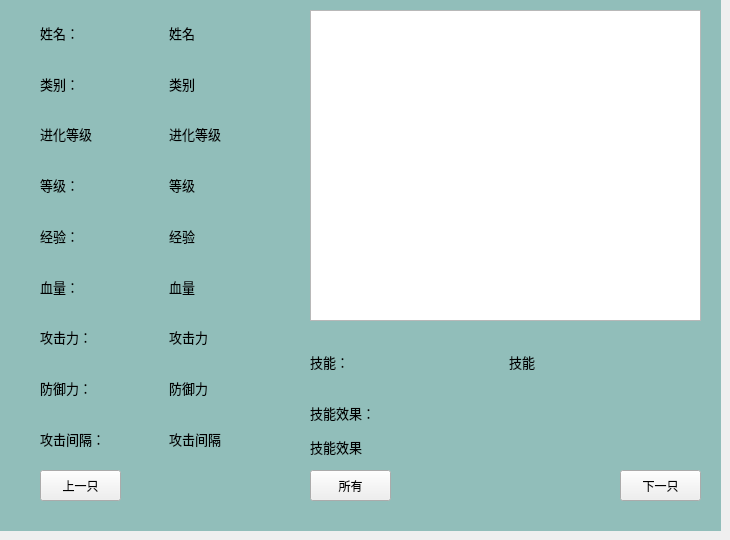
     <widget class="QWidget" name="bag_2">
      <attribute name="title">
       <string>背包</string>
      </attribute>
      <widget class="QGraphicsView" name="pic_2">
       <property name="geometry">
        <rect>
         <x>310</x>
         <y>10</y>
         <width>391</width>
         <height>311</height>
        </rect>
       </property>
       <property name="styleSheet">
        <string notr="true"/>
       </property>
      </widget>
      <widget class="QWidget" name="layoutWidget_3">
       <property name="geometry">
        <rect>
         <x>310</x>
         <y>330</y>
         <width>391</width>
         <height>131</height>
        </rect>
       </property>
       <layout class="QVBoxLayout" name="verticalLayout_4">
        <item>
         <layout class="QHBoxLayout" name="horizontalLayout_11">
          <item>
           <widget class="QLabel" name="label_16">
            <property name="font">
             <font>
              <family>Agency FB</family>
              <pointsize>10</pointsize>
              <italic>false</italic>
              <bold>false</bold>
             </font>
            </property>
            <property name="styleSheet">
             <string notr="true">font: 10pt &quot;Agency FB&quot;;</string>
            </property>
            <property name="text">
             <string>技能：</string>
            </property>
           </widget>
          </item>
          <item>
           <widget class="QLabel" name="skill_name_2">
            <property name="font">
             <font>
              <family>Agency FB</family>
              <pointsize>10</pointsize>
              <italic>false</italic>
              <bold>false</bold>
             </font>
            </property>
            <property name="styleSheet">
             <string notr="true">font: 10pt &quot;Agency FB&quot;;</string>
            </property>
            <property name="text">
             <string>技能</string>
            </property>
           </widget>
          </item>
         </layout>
        </item>
        <item>
         <layout class="QVBoxLayout" name="verticalLayout_5">
          <item>
           <widget class="QLabel" name="label_17">
            <property name="font">
             <font>
              <family>Agency FB</family>
              <pointsize>10</pointsize>
              <italic>false</italic>
              <bold>false</bold>
             </font>
            </property>
            <property name="styleSheet">
             <string notr="true">font: 10pt &quot;Agency FB&quot;;</string>
            </property>
            <property name="text">
             <string>技能效果：</string>
            </property>
           </widget>
          </item>
          <item>
           <widget class="QLabel" name="skill_effect_2">
            <property name="font">
             <font>
              <family>Agency FB</family>
              <pointsize>10</pointsize>
              <italic>false</italic>
              <bold>false</bold>
             </font>
            </property>
            <property name="styleSheet">
             <string notr="true">font: 10pt &quot;Agency FB&quot;;</string>
            </property>
            <property name="text">
             <string>技能效果</string>
            </property>
           </widget>
          </item>
         </layout>
        </item>
       </layout>
      </widget>
      <widget class="QWidget" name="layoutWidget_4">
       <property name="geometry">
        <rect>
         <x>40</x>
         <y>10</y>
         <width>251</width>
         <height>451</height>
        </rect>
       </property>
       <property name="font">
        <font>
         <pointsize>12</pointsize>
        </font>
       </property>
       <layout class="QVBoxLayout" name="verticalLayout_6">
        <item>
         <layout class="QHBoxLayout" name="horizontalLayout_12">
          <item>
           <widget class="QLabel" name="label_6">
            <property name="font">
             <font>
              <family>Agency FB</family>
              <pointsize>10</pointsize>
              <italic>false</italic>
              <bold>false</bold>
             </font>
            </property>
            <property name="styleSheet">
             <string notr="true">font: 10pt &quot;Agency FB&quot;;</string>
            </property>
            <property name="text">
             <string>姓名：</string>
            </property>
           </widget>
          </item>
          <item>
           <widget class="QLabel" name="name_2">
            <property name="font">
             <font>
              <family>Agency FB</family>
              <pointsize>10</pointsize>
              <italic>false</italic>
              <bold>false</bold>
             </font>
            </property>
            <property name="styleSheet">
             <string notr="true">font: 10pt &quot;Agency FB&quot;;</string>
            </property>
            <property name="text">
             <string>姓名</string>
            </property>
           </widget>
          </item>
         </layout>
        </item>
        <item>
         <layout class="QHBoxLayout" name="horizontalLayout_13">
          <item>
           <widget class="QLabel" name="label_7">
            <property name="font">
             <font>
              <family>Agency FB</family>
              <pointsize>10</pointsize>
              <italic>false</italic>
              <bold>false</bold>
             </font>
            </property>
            <property name="styleSheet">
             <string notr="true">font: 10pt &quot;Agency FB&quot;;</string>
            </property>
            <property name="text">
             <string>类别：</string>
            </property>
           </widget>
          </item>
          <item>
           <widget class="QLabel" name="type_2">
            <property name="font">
             <font>
              <family>Agency FB</family>
              <pointsize>10</pointsize>
              <italic>false</italic>
              <bold>false</bold>
             </font>
            </property>
            <property name="styleSheet">
             <string notr="true">font: 10pt &quot;Agency FB&quot;;</string>
            </property>
            <property name="text">
             <string>类别</string>
            </property>
           </widget>
          </item>
         </layout>
        </item>
        <item>
         <layout class="QHBoxLayout" name="horizontalLayout_14">
          <item>
           <widget class="QLabel" name="label_9">
            <property name="font">
             <font>
              <family>Agency FB</family>
              <pointsize>10</pointsize>
              <italic>false</italic>
              <bold>false</bold>
             </font>
            </property>
            <property name="styleSheet">
             <string notr="true">font: 10pt &quot;Agency FB&quot;;</string>
            </property>
            <property name="text">
             <string>进化等级</string>
            </property>
           </widget>
          </item>
          <item>
           <widget class="QLabel" name="evolution_2">
            <property name="font">
             <font>
              <family>Agency FB</family>
              <pointsize>10</pointsize>
              <italic>false</italic>
              <bold>false</bold>
             </font>
            </property>
            <property name="styleSheet">
             <string notr="true">font: 10pt &quot;Agency FB&quot;;</string>
            </property>
            <property name="text">
             <string>进化等级</string>
            </property>
           </widget>
          </item>
         </layout>
        </item>
        <item>
         <layout class="QHBoxLayout" name="horizontalLayout_15">
          <item>
           <widget class="QLabel" name="label_13">
            <property name="font">
             <font>
              <family>Agency FB</family>
              <pointsize>10</pointsize>
              <italic>false</italic>
              <bold>false</bold>
             </font>
            </property>
            <property name="styleSheet">
             <string notr="true">font: 10pt &quot;Agency FB&quot;;</string>
            </property>
            <property name="text">
             <string>等级：</string>
            </property>
           </widget>
          </item>
          <item>
           <widget class="QLabel" name="level_2">
            <property name="font">
             <font>
              <family>Agency FB</family>
              <pointsize>10</pointsize>
              <italic>false</italic>
              <bold>false</bold>
             </font>
            </property>
            <property name="styleSheet">
             <string notr="true">font: 10pt &quot;Agency FB&quot;;</string>
            </property>
            <property name="text">
             <string>等级</string>
            </property>
           </widget>
          </item>
         </layout>
        </item>
        <item>
         <layout class="QHBoxLayout" name="horizontalLayout_16">
          <item>
           <widget class="QLabel" name="label_18">
            <property name="font">
             <font>
              <family>Agency FB</family>
              <pointsize>10</pointsize>
              <italic>false</italic>
              <bold>false</bold>
             </font>
            </property>
            <property name="styleSheet">
             <string notr="true">font: 10pt &quot;Agency FB&quot;;</string>
            </property>
            <property name="text">
             <string>经验：</string>
            </property>
           </widget>
          </item>
          <item>
           <widget class="QLabel" name="exp_2">
            <property name="font">
             <font>
              <family>Agency FB</family>
              <pointsize>10</pointsize>
              <italic>false</italic>
              <bold>false</bold>
             </font>
            </property>
            <property name="styleSheet">
             <string notr="true">font: 10pt &quot;Agency FB&quot;;</string>
            </property>
            <property name="text">
             <string>经验</string>
            </property>
           </widget>
          </item>
         </layout>
        </item>
        <item>
         <layout class="QHBoxLayout" name="horizontalLayout_17">
          <item>
           <widget class="QLabel" name="label_19">
            <property name="font">
             <font>
              <family>Agency FB</family>
              <pointsize>10</pointsize>
              <italic>false</italic>
              <bold>false</bold>
             </font>
            </property>
            <property name="styleSheet">
             <string notr="true">font: 10pt &quot;Agency FB&quot;;</string>
            </property>
            <property name="text">
             <string>血量：</string>
            </property>
           </widget>
          </item>
          <item>
           <widget class="QLabel" name="hp_2">
            <property name="font">
             <font>
              <family>Agency FB</family>
              <pointsize>10</pointsize>
              <italic>false</italic>
              <bold>false</bold>
             </font>
            </property>
            <property name="styleSheet">
             <string notr="true">font: 10pt &quot;Agency FB&quot;;</string>
            </property>
            <property name="text">
             <string>血量</string>
            </property>
           </widget>
          </item>
         </layout>
        </item>
        <item>
         <layout class="QHBoxLayout" name="horizontalLayout_18">
          <item>
           <widget class="QLabel" name="label_20">
            <property name="font">
             <font>
              <family>Agency FB</family>
              <pointsize>10</pointsize>
              <italic>false</italic>
              <bold>false</bold>
             </font>
            </property>
            <property name="styleSheet">
             <string notr="true">font: 10pt &quot;Agency FB&quot;;</string>
            </property>
            <property name="text">
             <string>攻击力：</string>
            </property>
           </widget>
          </item>
          <item>
           <widget class="QLabel" name="attack_2">
            <property name="font">
             <font>
              <family>Agency FB</family>
              <pointsize>10</pointsize>
              <italic>false</italic>
              <bold>false</bold>
             </font>
            </property>
            <property name="styleSheet">
             <string notr="true">font: 10pt &quot;Agency FB&quot;;</string>
            </property>
            <property name="text">
             <string>攻击力</string>
            </property>
           </widget>
          </item>
         </layout>
        </item>
        <item>
         <layout class="QHBoxLayout" name="horizontalLayout_19">
          <item>
           <widget class="QLabel" name="label_21">
            <property name="font">
             <font>
              <family>Agency FB</family>
              <pointsize>10</pointsize>
              <italic>false</italic>
              <bold>false</bold>
             </font>
            </property>
            <property name="styleSheet">
             <string notr="true">font: 10pt &quot;Agency FB&quot;;</string>
            </property>
            <property name="text">
             <string>防御力：</string>
            </property>
           </widget>
          </item>
          <item>
           <widget class="QLabel" name="defence_2">
            <property name="font">
             <font>
              <family>Agency FB</family>
              <pointsize>10</pointsize>
              <italic>false</italic>
              <bold>false</bold>
             </font>
            </property>
            <property name="styleSheet">
             <string notr="true">font: 10pt &quot;Agency FB&quot;;</string>
            </property>
            <property name="text">
             <string>防御力</string>
            </property>
           </widget>
          </item>
         </layout>
        </item>
        <item>
         <layout class="QHBoxLayout" name="horizontalLayout_20">
          <item>
           <widget class="QLabel" name="label_22">
            <property name="font">
             <font>
              <family>Agency FB</family>
              <pointsize>10</pointsize>
              <italic>false</italic>
              <bold>false</bold>
             </font>
            </property>
            <property name="styleSheet">
             <string notr="true">font: 10pt &quot;Agency FB&quot;;</string>
            </property>
            <property name="text">
             <string>攻击间隔：</string>
            </property>
           </widget>
          </item>
          <item>
           <widget class="QLabel" name="attack_interval_2">
            <property name="font">
             <font>
              <family>Agency FB</family>
              <pointsize>10</pointsize>
              <italic>false</italic>
              <bold>false</bold>
             </font>
            </property>
            <property name="styleSheet">
             <string notr="true">font: 10pt &quot;Agency FB&quot;;</string>
            </property>
            <property name="text">
             <string>攻击间隔</string>
            </property>
           </widget>
          </item>
         </layout>
        </item>
       </layout>
      </widget>
      <widget class="QPushButton" name="last_2">
       <property name="geometry">
        <rect>
         <x>40</x>
         <y>470</y>
         <width>81</width>
         <height>31</height>
        </rect>
       </property>
       <property name="text">
        <string>上一只</string>
       </property>
      </widget>
      <widget class="QPushButton" name="next_2">
       <property name="geometry">
        <rect>
         <x>620</x>
         <y>470</y>
         <width>81</width>
         <height>31</height>
        </rect>
       </property>
       <property name="text">
        <string>下一只</string>
       </property>
      </widget>
      <widget class="QPushButton" name="all_2">
       <property name="geometry">
        <rect>
         <x>310</x>
         <y>470</y>
         <width>81</width>
         <height>31</height>
        </rect>
       </property>
       <property name="text">
        <string>所有</string>
       </property>
      </widget>
      <widget class="QLabel" name="try_2">
       <property name="geometry">
        <rect>
         <x>310</x>
         <y>10</y>
         <width>391</width>
         <height>311</height>
        </rect>
       </property>
       <property name="text">
        <string/>
       </property>
      </widget>
      <widget class="QLabel" name="bag_back">
       <property name="geometry">
        <rect>
         <x>0</x>
         <y>0</y>
         <width>721</width>
         <height>531</height>
        </rect>
       </property>
       <property name="styleSheet">
        <string notr="true">background-color: rgb(145, 190, 186);</string>
       </property>
       <property name="text">
        <string/>
       </property>
      </widget>
      <zorder>bag_back</zorder>
      <zorder>pic_2</zorder>
      <zorder>layoutWidget_3</zorder>
      <zorder>layoutWidget_4</zorder>
      <zorder>last_2</zorder>
      <zorder>next_2</zorder>
      <zorder>all_2</zorder>
      <zorder>try_2</zorder>
     </widget>
